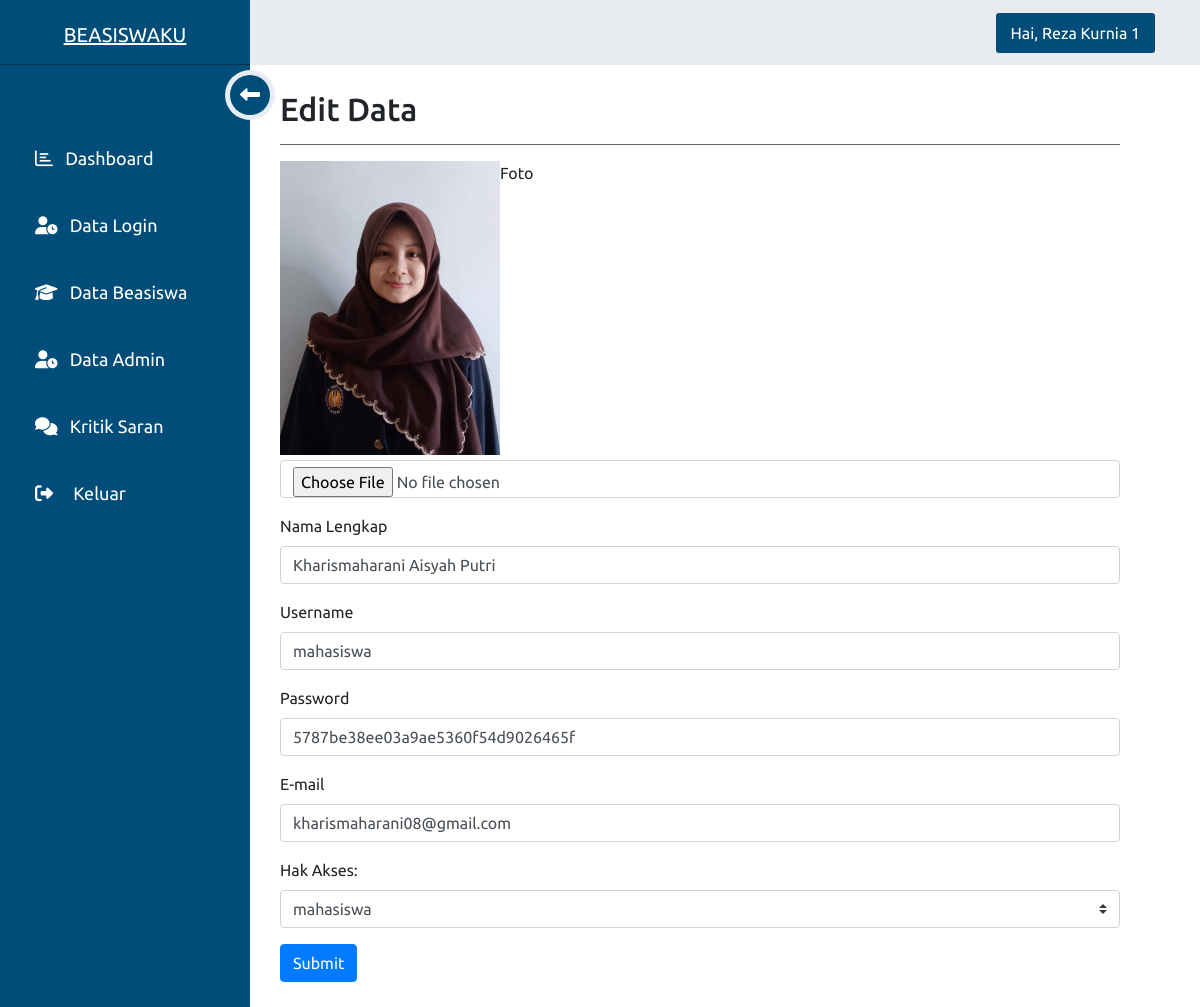
Page /Dashboard/editlogin.php?id=46 (signed in) on the committed database.
### tables this page shows
CREATE TABLE `user` (
  `id` int(11) NOT NULL,
  `nama` varchar(100) NOT NULL,
  `username` varchar(100) NOT NULL,
  `password` varchar(100) NOT NULL,
  `email` varchar(50) NOT NULL,
  `nim` text NOT NULL,
  `hakakses` varchar(100) NOT NULL,
  `foto` varchar(5000) NOT NULL
);

### Dashboard/editlogin.php (the view, shortened to what this page needs)
<?php
include('koneksi.php');
if (isset($_GET['id'])) {
    $id = ($_GET["id"]);
    $query = "SELECT * FROM user WHERE id='$id'";
    $result = mysqli_query($koneksi, $query);
    $data = mysqli_fetch_assoc($result);
} else {
    echo "<script>alert('Masukkan data id.');window.location='editlogin.php';</script>";
}
?>
<!DOCTYPE html>
<html lang="en">
<head>
    <link rel="stylesheet" href="asset/css/style.css">
    <link rel="stylesheet" href="https://cdn.jsdelivr.net/npm/bootstrap@4.5.3/dist/css/bootstrap.min.css">
</head>
<body>
    <div class="wrapper">
        <div class="top_navbar">
            <div class="logo">
                <a href="#">BEASISWAKU</a>
            </div>
            <div class="top_menu">
                <div class="right_info">
                    <?php
                    $tampilPeg    = mysqli_query($koneksi, "SELECT * FROM user WHERE username='$_SESSION[username]'");
                    $peg    = mysqli_fetch_array($tampilPeg);
                    ?>
                    <div class="icon_wrap">
                        <div class="icon">
                            <a>Hai, <?= $peg['nama'] ?></a>
                        </div>
                    </div>
                </div>
            </div>
        </div>
        <div class="main_body">
            <div class="sidebar_menu">
                <div class="inner__sidebar_menu">
                    <ul>
                        <li>
                            <a href="wp-admin.php">
                                <span class="icon"><i class="far fa-chart-bar"></i></span>
                                <span class="list">Dashboard</span>
                            </a>
                        </li>
                        <li>
                            <a href="datalogin.php">
                                <span class="icon"><i class="fas fa-user-clock"></i></span>
                                <span class="list">Data Login</span>
                            </a>
                        </li>
                        <li>
                            <a href="databeasiswa.php">
                                <span class="icon"><i class="fas fa-graduation-cap"></i></span>
                                <span class="list">Data Beasiswa</span>
                            </a>
                        </li>
                        <li>
                            <a href="dataadmin.php">
                                <span class="icon"><i class="fas fa-user-clock"></i></span>
                                <span class="list">Data Admin</span>
                            </a>
                        </li>
                        <li>
                            <a href="kritiksaran.php">
                                <span class="icon"><i class="fas fa-comments"></i></span>
                                <span class="list">Kritik Saran</span>
                            </a>
                        </li>
                        <li>
                            <a href="../logout.php">
                                <span class="icon"><i class="fas fa-sign-out-alt mr-2"></i></span>
                                <span class="list">Keluar</span>
                            </a>
                        </li>
                    </ul>
                    <div class="hamburger">
                        <div class="inner_hamburger">
                            <span class="arrow">
                                <i class="fas fa-long-arrow-alt-left"></i>
                            </span>
                        </div>
                    </div>
                </div>
            </div>
            <div class="container">
                <div class="content read">
                    <div class="col-md-12">
                        <h2>
                            Edit Data
                        </h2>
                        <hr class=bg-secondary>
                        <form action="proses/proses-editlogin.php" method="POST" enctype="multipart/form-data">
                            <img src="images/<?php echo $data['foto']; ?>" style="width: 220px;float: left;margin-bottom: 5px;">
                            <div class="form-group">
                                <label for="exampleInputEmail1">Foto</label>
                                <input type="file" class="form-control" onchange="loadFile(event)" name="foto" placeholder="Masukkan file foto">
                            </div>
                            <div class="form-group">
                                <label for="exampleInputEmail1">Nama Lengkap</label>
                                <input type="text" class="form-control" name="nama" placeholder="Masukkan nama lengkap" value="<?php echo $data['nama']; ?>">
                            </div>
                            <div class="form-group">
                                <label for="exampleInputEmail1">Username</label>
                                <input type="text" class="form-control" name="username" placeholder="Masukkan username" value="<?php echo $data['username']; ?>">
                            </div>
                            <div class="form-group">
                                <label for="exampleInputEmail1">Password</label>
                                <input type="text" class="form-control" name="password" placeholder="Masukkan password" value="<?php echo $data['password']; ?>">
                            </div>
                            <div class="form-group">
                                <label for="exampleInputEmail1">E-mail</label>
                                <input type="email" class="form-control" name="email" placeholder="Masukkan E-mail" value="<?php echo $data['email']; ?>">
                            </div>
                            <div class="form-group">
                                <label for="pwd">Hak Akses:</label>
                                <div class="input-group mb-3">
                                    <select class="custom-select" id="inputGroupSelect01" name="hakakses">
                                        <option selected><?php echo $data['hakakses']; ?></option>
                                    </select>
                                </div>
                            </div>
                            <button type="submit" class="btn btn-primary" value="Simpan">Submit</button>
                        </form>
                    </div>
                </div>
            </div>
        </div>
    </div>
</body>
</html>

### Dashboard/asset/css/style.css (style rules this page uses)
* { margin: 0; padding: 0; list-style: none; font-family: 'Ubuntu', sans-serif; box-sizing: border-box; text-decoration: none; }
body { background: #e8edf5; width: 100%; height: 100%; }
.wrapper .top_navbar { width: 100%; height: 65px; display: flex; position: fixed; top: 0; }
.wrapper .top_navbar .logo { width: 250px; height: 100%; background: #004d79; border-bottom: 1px solid #07334c; }
.wrapper .top_navbar .logo a { display: block; text-align: center; font-size: 20px; color: #fff; padding: 20px 0; }
.wrapper .top_navbar .top_menu { width: calc(100% - 250px); height: 100%; background: #e9ecef; z-index: 1; padding: 0 40px; display: flex; justify-content: space-between; align-items: center; }
.wrapper .top_navbar .right_info { display: flex; }
.wrapper .top_navbar .right_info .icon_wrap { padding: 8px 15px; border-radius: 3px; background: #004d79; color: #fff; margin: 0 5px; cursor: pointer; }
.main_body .sidebar_menu { position: fixed; top: 65px; left: 0; background: #004d79; width: 250px; height: 100%; transition: all 0.3s linear; }
.main_body .sidebar_menu .inner__sidebar_menu { position: relative; padding-top: 60px; }
.main_body .sidebar_menu ul li a { color: #fff; font-size: 18px; padding: 20px 35px; display: block; white-space: nowrap; }
.main_body .sidebar_menu ul li a .icon { margin-right: 8px; }
.main_body .sidebar_menu ul li a span { display: inline-block; }
.main_body .sidebar_menu .hamburger { position: absolute; top: 5px; right: -25px; width: 50px; height: 50px; background: #e8edf5; border-radius: 50%; cursor: pointer; }
.main_body .sidebar_menu .inner_hamburger, .main_body .sidebar_menu .hamburger .arrow { position: absolute; top: 50%; left: 50%; transform: translate(-50%,-50%); }
.main_body .sidebar_menu .inner_hamburger { width: 40px; border-radius: 50%; height: 40px; background: #004d79; }
.main_body .sidebar_menu .hamburger .arrow { color: #fff; font-size: 20px; }
.main_body .container { width: calc(100% - 250px); margin-top: 65px; margin-left: 225px; padding: 25px 40px; transition: all 0.3s linear; }

### rows in the picture
user: nama "Reza Kurnia 1"
user: foto (picture), nama "Kharismaharani Aisyah Putri", username "mahasiswa", password "5787be38ee03a9ae5360f54d9026465f", email "kharismaharani08@gmail.com", hakakses "mahasiswa"
